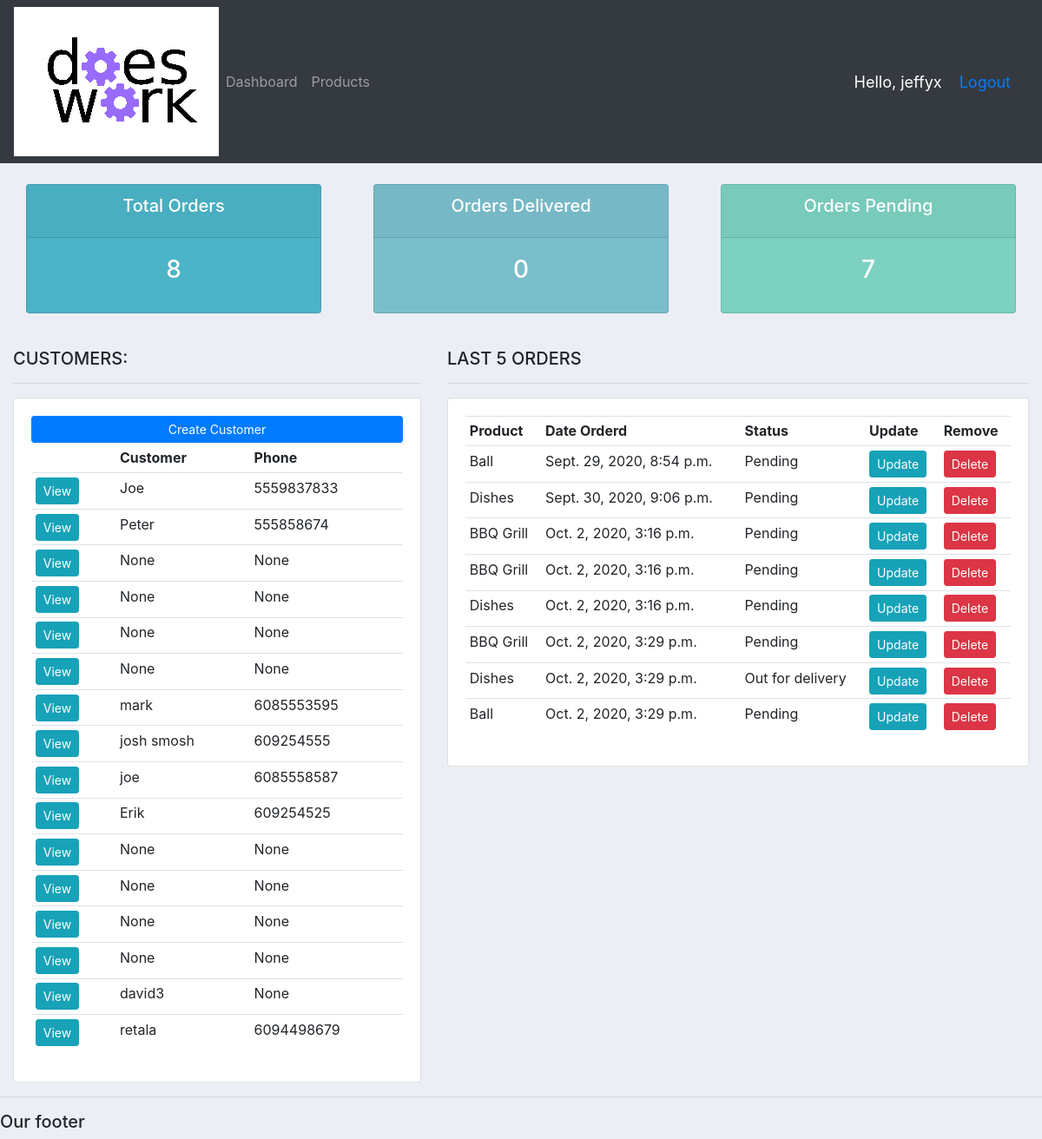
The app's page / (signed in) with its own data.
### accounts/models.py (models this page shows, shortened)
class Customer(models.Model):
    user = models.OneToOneField(User, null=True, blank=True, on_delete=models.CASCADE)
    name = models.CharField(max_length=200, null=True)
    phone = models.CharField(max_length=200, null=True)
    email = models.CharField(max_length=200, null=True)
    profile_pic = models.ImageField(default="doeswork.png" ,null=True, blank=True)
    date_created = models.DateTimeField(auto_now_add=True)

class Order(models.Model):
    STATUS = (
        ('Pending', 'Pending'),
        ('Out for delivery', 'Out for delivery'),
        ('Delivered', 'Delivered')
        )
    customer = models.ForeignKey(Customer, null=True, on_delete=models.SET_NULL)
    product = models.ForeignKey(Product, null=True, on_delete=models.SET_NULL)
    status = models.CharField(max_length=200, null=True, choices=STATUS)
    date_created = models.DateTimeField(auto_now_add=True)
    note = models.CharField(max_length=200, null=True)

class Product(models.Model):
    CATEGORY = (
        ('Indoor', 'Indoor'),
        ('Out Door', 'Out Door'),
        )
    name = models.CharField(max_length=200, null=True)
    price = models.FloatField(null=True)
    category = models.CharField(max_length=200, null=True, choices=CATEGORY)
    description = models.CharField(max_length=200, null=True, blank=True)
    date_created = models.DateTimeField(auto_now_add=True)
    tags = models.ManyToManyField(Tag)
    def __str__(self):
        return self.name

### accounts/decorators.py (the view)
    def wrapper_function(request, *args, **kwargs):
        group = None
        if request.user.groups.exists():
            group = request.user.groups.all()[0].name
        if group == 'customers':
            return redirect('user-page')
        if group == 'admin':
            return view_func(request, *args, **kwargs)

### accounts/views.py (called while the page is built)
@login_required(login_url='login')
@admin_only
def home(request):
    orders = Order.objects.all()
    customers = Customer.objects.all()
    total_customers = customers.count()
    total_orders = orders.count()
    delivered = orders.filter(status='Delivered').count()
    pending = orders.filter(status='Pending').count()
    group = request.user.groups.all()[0].name
    context = {'orders' : orders, 'customers' : customers, 'total_customers' : total_customers,
    'total_orders' : total_orders, 'delivered' : delivered, 'pending' : pending, }
    return render(request, 'accounts/dashboard.html', context)

### accounts/templates/accounts/dashboard.html
{%  extends 'accounts/main.html' %}
{% block content %}
{%  include 'accounts/status.html' %}
<br>
<div class="row">
	<div class="col-md-5">
		<h5>CUSTOMERS:</h5>
		<hr>
		<div class="card card-body">
			<a class="btn btn-primary  btn-sm btn-block" href="">Create Customer</a>
			<table class="table table-sm">
				<tr>
                    <th></th>
					<th>Customer</th>
					<th>Phone</th>
                </tr>
                {% for customer in customers %}
                    <tr>
                        <td><a class="btn btn-sm btn-info" href="{% url 'customer' customer.id %}">View</a></td>
                        <td>{{ customer.name }}</td>
                        <td>{{ customer.phone }}</td>
                    </tr>
                {% endfor %}
			</table>
		</div>
	</div>
	<div class="col-md-7">
		<h5>LAST 5 ORDERS</h5>
		<hr>
		<div class="card card-body">
			<table class="table table-sm">
				<tr>
					<th>Product</th>
					<th>Date Orderd</th>
					<th>Status</th>
					<th>Update</th>
					<th>Remove</th>
				</tr>
                {% for order in orders %}
                <tr>
                    <td>{{ order.product }}</td>
                    <td>{{ order.date_created }}</td>
                    <td>{{ order.status }}</td>
                    <td><a class="btn btn-sm btn-info" href="{% url 'update_order' order.id %}">Update</a></td>
                    <td><a class="btn btn-sm btn-danger" href="{% url 'delete_order' order.id %}">Delete</a></td>
                </tr>
                {% endfor %}
			</table>
		</div>
	</div>
</div>
{% endblock %}

### accounts/templates/accounts/main.html (shortened to what this page needs)
{% load static %}
<!DOCTYPE html>
<html>
<head>
	<link rel="stylesheet" href="https://stackpath.bootstrapcdn.com/bootstrap/4.3.1/css/bootstrap.min.css">
    <link rel="stylesheet" type="text/css" href="{% static '/css/main.css' %}">
</head>
<body>
	{%  include 'accounts/navbar.html' %}
	<div class="container-fluid">
	{% block content %}
	{% endblock %}
    </div>
	<hr>
	<h5>Our footer</h5>
</body>
</html>

### accounts/templates/accounts/navbar.html (shortened to what this page needs)
{% load static %}
<nav class="navbar navbar-expand-lg navbar-dark bg-dark">
        <img src="{% static 'images/doeswork.png' %}">
        <div class="collapse navbar-collapse" id="navbarNav">
          <ul class="navbar-nav">
            {% if request.user.is_staff %}
            <li class="nav-item">
              <a class="nav-link" href="{% url 'home' %}">Dashboard</a>
            </li>
            <li class="nav-item">
              <a class="nav-link" href="{% url 'products' %}">Products</a>
            </li>
            {% else %}
            <li class="nav-item">
                <a class="nav-link" href="{% url 'account' %}">Settings</a>
            </li>
            {% endif %}
          </ul>
        </div>
        <span class="hello-msg">Hello, {{request.user}}</span>
        <spanc class="hello-msg"><a href="{% url 'logout' %}">Logout</a></span>
      </nav>

### accounts/templates/accounts/status.html
<br>
<div class="row">
	<div class="col">
		<div class="col-md">
			<div class="card text-center text-white  mb-3" id="total-orders">
			  	<div class="card-header">
			  		<h5 class="card-title">Total Orders</h5>
			  	</div>
			  	<div class="card-body">
			    	<h3 class="card-title">{{total_orders}}</h3>
			  	</div>
			</div>
		</div>
	</div>
	<div class="col">
		<div class="col-md">
			<div class="card text-center text-white  mb-3" id="orders-delivered">
			  	<div class="card-header">
			  		<h5 class="card-title">Orders Delivered</h5>
			  	</div>
			  	<div class="card-body">
			    	<h3 class="card-title">{{delivered}}</h3>
			  	</div>
			</div>
		</div>
	</div>
	<div class="col">
		<div class="col-md">
			<div class="card text-center text-white  mb-3" id="orders-pending">
			  	<div class="card-header">
			  		<h5 class="card-title">Orders Pending</h5>
			  	</div>
			  	<div class="card-body">
			    	<h3 class="card-title">{{pending}}</h3>
			  	</div>
			</div>
		</div>
	</div>
</div>

### static/css/main.css (style rules this page uses)
body { background-color: #ebeff5; }
#total-orders { background-color: #4cb4c7; }
#orders-delivered { background-color: #7abecc; }
#orders-pending { background-color: #7CD1C0; }

### accounts/templates/accounts/navbar.html (style rules this page uses)
.hello-msg { font-size: 18px; color: #fff; margin-right: 20px; }

### records on screen
Customer: name "Joe", phone "5559837833"
Customer: name "Peter", phone "555858674"
Customer: name "None", phone "None"
Customer: name "None", phone "None"
Customer: name "None", phone "None"
Customer: name "None", phone "None"
Customer: name "mark", phone "6085553595"
Customer: name "josh smosh", phone "609254555"
Customer: name "joe", phone "6085558587"
Customer: name "Erik", phone "609254525"
Customer: name "None", phone "None"
Customer: name "None", phone "None"
Customer: name "None", phone "None"
Customer: name "None", phone "None"
Customer: name "david3", phone "None"
Customer: name "retala", phone "6094498679"
Order: product "Ball", date_created "Sept. 29, 2020, 8:54 p.m.", status "Pending"
Order: product "Dishes", date_created "Sept. 30, 2020, 9:06 p.m.", status "Pending"
Order: product "BBQ Grill", date_created "Oct. 2, 2020, 3:16 p.m.", status "Pending"
Order: product "BBQ Grill", date_created "Oct. 2, 2020, 3:16 p.m.", status "Pending"
Order: product "Dishes", date_created "Oct. 2, 2020, 3:16 p.m.", status "Pending"
Order: product "BBQ Grill", date_created "Oct. 2, 2020, 3:29 p.m.", status "Pending"
Order: product "Dishes", date_created "Oct. 2, 2020, 3:29 p.m.", status "Out for delivery"
Order: product "Ball", date_created "Oct. 2, 2020, 3:29 p.m.", status "Pending"

### other values on screen
{{ request.user }} "jeffyx"
{{ total_orders }} "8"
{{ delivered }} "0"
{{ pending }} "7"
